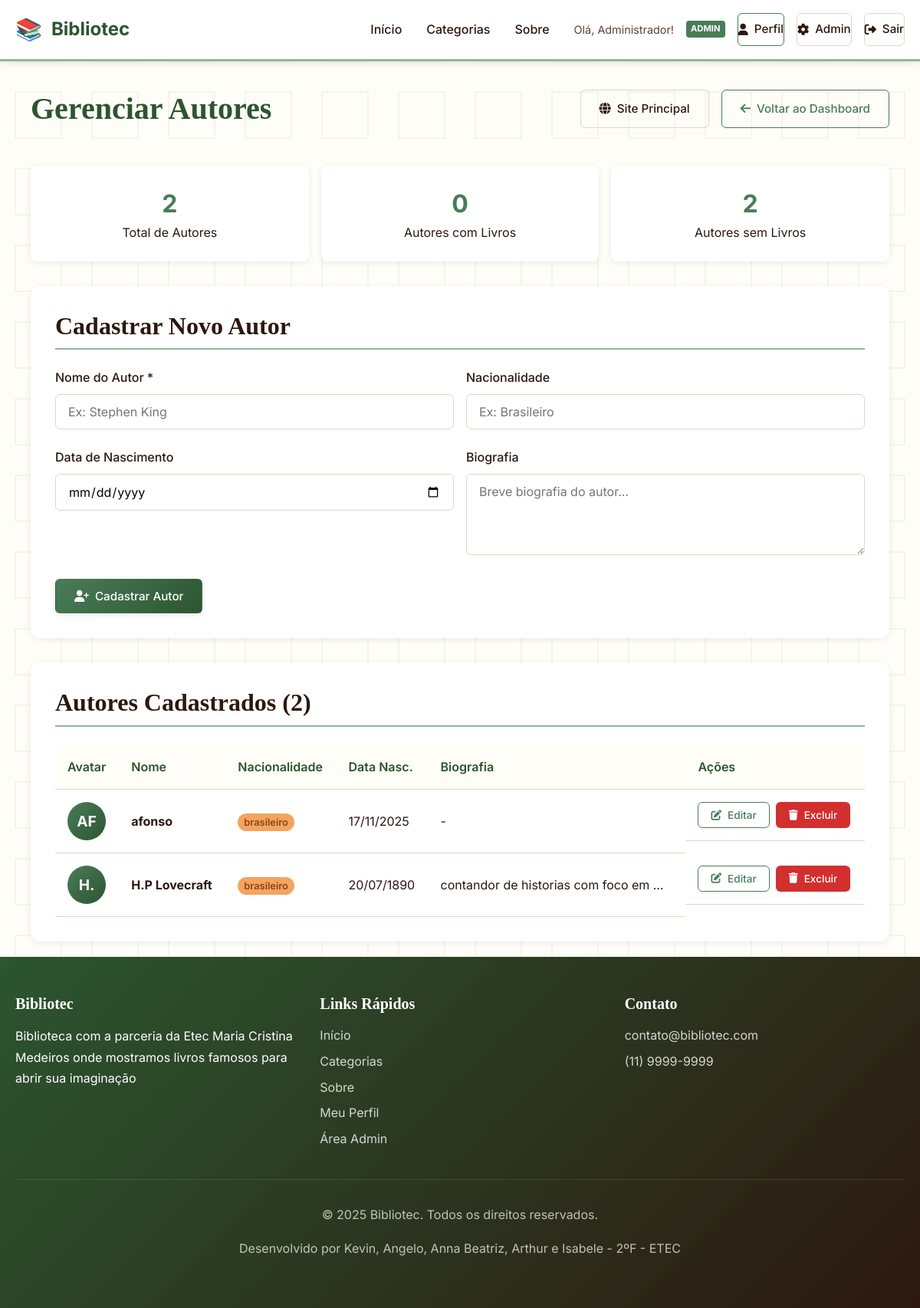
The page /bibliotec/Admin/autores.php (signed in) on the database its author committed.
### tables this page shows
CREATE TABLE `autores` (
  `id_autor` int(11) NOT NULL,
  `nome` varchar(100) DEFAULT NULL,
  `nacionalidade` varchar(50) DEFAULT NULL,
  `biografia` text DEFAULT NULL,
  `data_nascimento` date DEFAULT NULL
);

### bibliotec/Admin/autores.php (the view, shortened to what this page needs)
<?php
include '../includes/conexao.php';
$autores = $pdo->query("SELECT * FROM AUTORES ORDER BY nome")->fetchAll();
$total_autores = count($autores);
$autores_com_livros = $pdo->query("
    SELECT COUNT(DISTINCT e.id_autor)
    FROM ESCRITO e
    JOIN AUTORES a ON e.id_autor = a.id_autor
")->fetchColumn();
?>
<!DOCTYPE html>
<html lang="pt-BR">
<head>
    <link rel="stylesheet" href="../assets/css/estilo.css">
</head>
<body>
    <?php include '../includes/header.php'; ?>
    <div class="container">
        <div class="admin-actions">
            <h1>Gerenciar Autores</h1>
            <div style="display: flex; gap: 1rem;">
                <a href="../index.php" class="btn btn-outline">
                    <i class="fas fa-globe"></i> Site Principal
                </a>
                <a href="dashboard.php" class="btn btn-secondary">
                    <i class="fas fa-arrow-left"></i> Voltar ao Dashboard
                </a>
            </div>
        </div>
        <div class="stats-cards">
            <div class="stat-card">
                <div class="stat-number"><?= $total_autores ?></div>
                <div>Total de Autores</div>
            </div>
            <div class="stat-card">
                <div class="stat-number"><?= $autores_com_livros ?></div>
                <div>Autores com Livros</div>
            </div>
            <div class="stat-card">
                <div class="stat-number"><?= $total_autores - $autores_com_livros ?></div>
                <div>Autores sem Livros</div>
            </div>
        </div>
        <div class="form-container">
            <h2>Cadastrar Novo Autor</h2>
            <form method="POST">
                <div class="form-row">
                    <div class="form-group">
                        <label class="form-label">Nome do Autor *</label>
                        <input type="text" name="nome" class="form-control" placeholder="Ex: Stephen King" required>
                    </div>
                    <div class="form-group">
                        <label class="form-label">Nacionalidade</label>
                        <input type="text" name="nacionalidade" class="form-control" placeholder="Ex: Brasileiro">
                    </div>
                </div>
                <div class="form-row">
                    <div class="form-group">
                        <label class="form-label">Data de Nascimento</label>
                        <input type="date" name="data_nascimento" class="form-control">
                    </div>
                    <div class="form-group">
                        <label class="form-label">Biografia</label>
                        <textarea name="biografia" class="form-control" rows="4" placeholder="Breve biografia do autor..."></textarea>
                    </div>
                </div>
                <button type="submit" class="btn btn-primary">
                    <i class="fas fa-user-plus"></i> Cadastrar Autor
                </button>
            </form>
        </div>
        <div class="table-container">
            <h2>Autores Cadastrados (<?= count($autores) ?>)</h2>
            <?php if(empty($autores)): ?>
                <div style="text-align: center; padding: 3rem; color: var(--text-muted);">
                    <i class="fas fa-user-edit" style="font-size: 3rem; margin-bottom: 1rem;"></i>
                    <p>Nenhum autor cadastrado ainda.</p>
                    <p>Cadastre o primeiro autor usando o formulário acima.</p>
                </div>
            <?php else: ?>
                <table>
                    <thead>
                        <tr>
                            <th>Avatar</th>
                            <th>Nome</th>
                            <th>Nacionalidade</th>
                            <th>Data Nasc.</th>
                            <th>Biografia</th>
                            <th>Ações</th>
                        </tr>
                    </thead>
                    <tbody>
                        <?php foreach($autores as $autor):
                            $iniciais = substr($autor['nome'], 0, 2);
                            $data_nascimento = $autor['data_nascimento'] ? date('d/m/Y', strtotime($autor['data_nascimento'])) : '-';
                        ?>
                        <tr>
                            <td>
                                <div class="autor-avatar">
                                    <?= strtoupper($iniciais) ?>
                                </div>
                            </td>
                            <td>
                                <strong><?= htmlspecialchars($autor['nome']) ?></strong>
                            </td>
                            <td>
                                <?php if($autor['nacionalidade']): ?>
                                    <span class="nacionalidade-badge"><?= htmlspecialchars($autor['nacionalidade']) ?></span>
                                <?php else: ?>
                                    -
                                <?php endif; ?>
                            </td>
                            <td><?= $data_nascimento ?></td>
                            <td>
                                <div class="biografia-truncada"
                                     data-biografia="<?= htmlspecialchars($autor['biografia'] ?? '') ?>"
                                     onclick="toggleBiografia(this)">
                                    <?= $autor['biografia'] ? htmlspecialchars(substr($autor['biografia'], 0, 50)) . '...' : '-' ?>
                                </div>
                            </td>
                            <td class="actions-cell">
                                <button class="btn btn-small btn-secondary" onclick="editarAutor(<?= $autor['id_autor'] ?>)">
                                    <i class="fas fa-edit"></i> Editar
                                </button>
                                <form method="POST" style="display: inline;">
                                    <button type="submit" class="btn btn-small btn-danger"
                                            onclick="return confirm('Tem certeza que deseja excluir o autor <?= htmlspecialchars($autor['nome']) ?>?')">
                                        <i class="fas fa-trash"></i> Excluir
                                    </button>
                                </form>
                            </td>
                        </tr>
                        <?php endforeach; ?>
                    </tbody>
                </table>
            <?php endif; ?>
        </div>
    </div>
    <?php include '../includes/footer.php'; ?>
</body>
</html>

### bibliotec/assets/css/estilo.css (style rules this page uses)
:root { --primary-dark: #2C5530; --primary-main: #4A7C59; --primary-light: #8FB996; --secondary-dark: #8B4513; --secondary-main: #D2691E; --secondary-light: #F4A460; --background: #FEFDF7; --surface: #FFFFFF; --paper: #FFF8E1; --text-primary: #2C1810; --text-secondary: #5D4037; --text-muted: #8D6E63; --border: #E0D6C8; --shadow: rgba(44, 24, 16, 0.08); --shadow-hover: rgba(44, 24, 16, 0.15); --success: #388E3C; --warning: #F57C00; --error: #D32F2F; --info: #1976D2; --destaque-ouro: #D4AF37; --destaque-marrom: #8B4513; --destaque-verde: #2E7D32; }
* { margin: 0; padding: 0; box-sizing: border-box; }
body { font-family: 'Inter', 'Georgia', serif; line-height: 1.6; background-color: var(--background); color: var(--text-primary); font-weight: 400; }
.container { max-width: 1200px; margin: 0 auto; padding: 0 20px; }
h1, h2, h3, h4, h5, h6 { font-weight: 600; line-height: 1.3; color: var(--text-primary); font-family: 'Georgia', serif; }
h1 { font-size: 2.5rem; color: var(--primary-dark); }
h2 { font-size: 2rem; border-bottom: 2px solid var(--primary-light); padding-bottom: 0.5rem; margin-bottom: 1.5rem; }
.btn { display: inline-flex; align-items: center; justify-content: center; padding: 12px 24px; border-radius: 6px; font-weight: 500; font-size: 0.95rem; cursor: pointer; transition: all 0.3s ease; border: none; font-family: 'Inter', sans-serif; gap: 8px; text-decoration: none; border: 1px solid transparent; }
.btn-primary { background: linear-gradient(135deg, var(--primary-main) 0%, var(--primary-dark) 100%); color: white; box-shadow: 0 2px 8px var(--shadow); }
.btn-secondary { background-color: transparent; color: var(--primary-main); border: 1px solid var(--primary-main); }
.btn-outline { background: transparent; color: var(--text-primary); border: 1px solid var(--border); }
.btn-small { padding: 8px 16px; font-size: 0.85rem; }
.form-group { margin-bottom: 1.5rem; }
.form-label { display: block; margin-bottom: 0.5rem; font-weight: 500; color: var(--text-primary); }
.form-control { width: 100%; padding: 12px 16px; border: 1px solid var(--border); border-radius: 6px; font-size: 1rem; font-family: 'Inter', sans-serif; transition: all 0.3s ease; background-color: var(--surface); }
.container { max-width: 1200px; margin: 0 auto; padding: 0 20px; width: 100%; }
.admin-actions { margin-bottom: 2rem; padding: 1rem 0; }
.table-container { overflow-x: auto; max-width: 100%; }
body { margin: 0; padding: 0; min-height: 100vh; display: flex; flex-direction: column; }
.table-container { overflow-x: auto; width: 100%; }

### bibliotec/Admin/autores.php (style rules this page uses)
.admin-actions { display: flex; justify-content: space-between; align-items: center; margin-bottom: 2rem; }
.stats-cards { display: grid; grid-template-columns: repeat(auto-fit, minmax(200px, 1fr)); gap: 1rem; margin-bottom: 2rem; }
.stat-card { background: var(--surface); padding: 1.5rem; border-radius: 8px; box-shadow: 0 2px 8px var(--shadow); text-align: center; }
.stat-number { font-size: 2rem; font-weight: bold; color: var(--primary-main); }
.form-container { background: var(--surface); padding: 2rem; border-radius: 12px; box-shadow: 0 2px 8px var(--shadow); margin-bottom: 2rem; }
.form-row { display: grid; grid-template-columns: 1fr 1fr; gap: 1rem; }
.table-container { background: var(--surface); padding: 2rem; border-radius: 12px; box-shadow: 0 2px 8px var(--shadow); overflow-x: auto; }
table { width: 100%; border-collapse: collapse; }
th, td { padding: 1rem; text-align: left; border-bottom: 1px solid var(--border); }
th { background: var(--background); font-weight: 600; color: var(--primary-dark); }
.autor-avatar { width: 50px; height: 50px; background: linear-gradient(135deg, var(--primary-main) 0%, var(--primary-dark) 100%); border-radius: 50%; display: flex; align-items: center; justify-content: center; color: white; font-weight: bold; font-size: 1.2rem; }
.actions-cell { display: flex; gap: 0.5rem; }
.btn-danger { background: var(--error); color: white; }
.biografia-truncada { max-width: 300px; overflow: hidden; text-overflow: ellipsis; white-space: nowrap; cursor: pointer; }
.nacionalidade-badge { background: var(--secondary-light); color: var(--secondary-dark); padding: 0.25rem 0.5rem; border-radius: 12px; font-size: 0.8rem; font-weight: 600; }

### rows shown on the page
autores: nome "AF", nome "afonso", nacionalidade "brasileiro", data_nascimento "17/11/2025"
autores: nome "H.", nome "H.P Lovecraft", nacionalidade "brasileiro", data_nascimento "20/07/1890", biografia "contandor de historias com foco em…"

### other values the page prints
$_SESSION['usuario_nome'] "Administrador"
$total_autores "2"
$autores_com_livros "0"
$total_autores - $autores_com_livros "2"
count($autores) "2"
